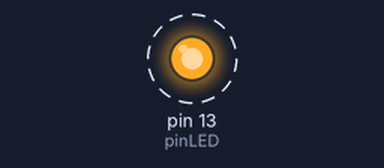
Bench run of a sketch on a simulated Arduino Uno, built with avr-gcc and run on an emulated ATmega328P. Shown: output pins drawn as LEDs (lit = HIGH). Dashed ring = blinking. What the sketch prints to the serial monitor is not drawn.

Above: at 0.07 s.
Timing chart, 0 to 3.0 s (numbered marks = the images above):
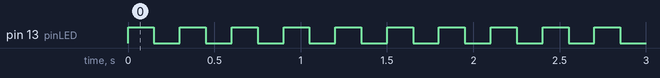

Measured:
- by itself, pin 13 (pinLED): alternates HIGH for 0.15 s and LOW for 0.15 s

The sketch:

belajarLED.ino
```cpp
int pinLED = 13;

void setup() {
  // put your setup code here, to run once:
  pinMode(pinLED, OUTPUT); // Mau Nyala
  Serial.begin(9600);
  Serial.println("Menyiapkan");
}

void loop() {
  // put your main code here, to run repeatedly:
  digitalWrite(pinLED, HIGH); // Menyiapkan
  Serial.println("NYALA");
  delay(150);
  digitalWrite(pinLED, LOW); // Menyiapkan
  Serial.println("MATI");
  delay(150);
}
```
